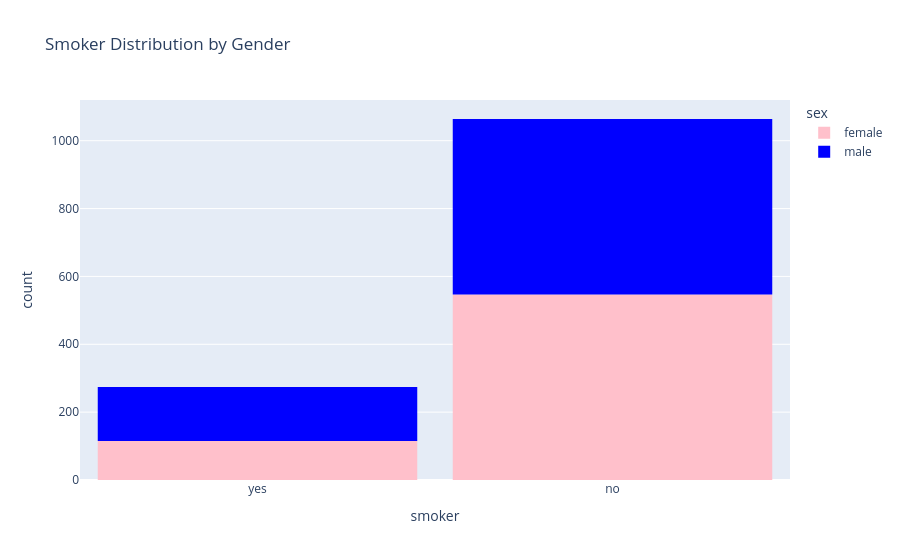

Notebook code cell kept with this figure:
### Code cell
fig = px.histogram(medical_df,
                   x='smoker',
                   color='sex',
                   title='Smoker Distribution by Gender',
                   color_discrete_sequence=['pink', 'blue'])
fig.update_layout(bargap=0.1)
fig.show()

### Figure 1 — Plotly figure (JSON) as saved in the notebook; plotly's stock layout.template omitted (floating-point values rounded to 4 significant figures; data arrays with more than 128 entries replaced by an {"elided": "..."} marker saying what was removed)
{"data": [{"bingroup": "x", "hovertemplate": "sex=female<br>smoker=%{x}<br>count=%{y}<extra></extra>", "legendgroup": "female", "marker": {"color": "pink", "pattern": {"shape": ""}}, "name": "female", "orientation": "v", "showlegend": true, "type": "histogram", "x": {"elided": "662 str values"}, "xaxis": "x", "yaxis": "y"}, {"bingroup": "x", "hovertemplate": "sex=male<br>smoker=%{x}<br>count=%{y}<extra></extra>", "legendgroup": "male", "marker": {"color": "blue", "pattern": {"shape": ""}}, "name": "male", "orientation": "v", "showlegend": true, "type": "histogram", "x": {"elided": "676 str values"}, "xaxis": "x", "yaxis": "y"}], "layout": {"bargap": 0.1, "barmode": "relative", "legend": {"title": {"text": "sex"}, "tracegroupgap": 0}, "title": {"text": "Smoker Distribution by Gender"}, "xaxis": {"anchor": "y", "domain": [0, 1], "title": {"text": "smoker"}}, "yaxis": {"anchor": "x", "domain": [0, 1], "title": {"text": "count"}}}}
